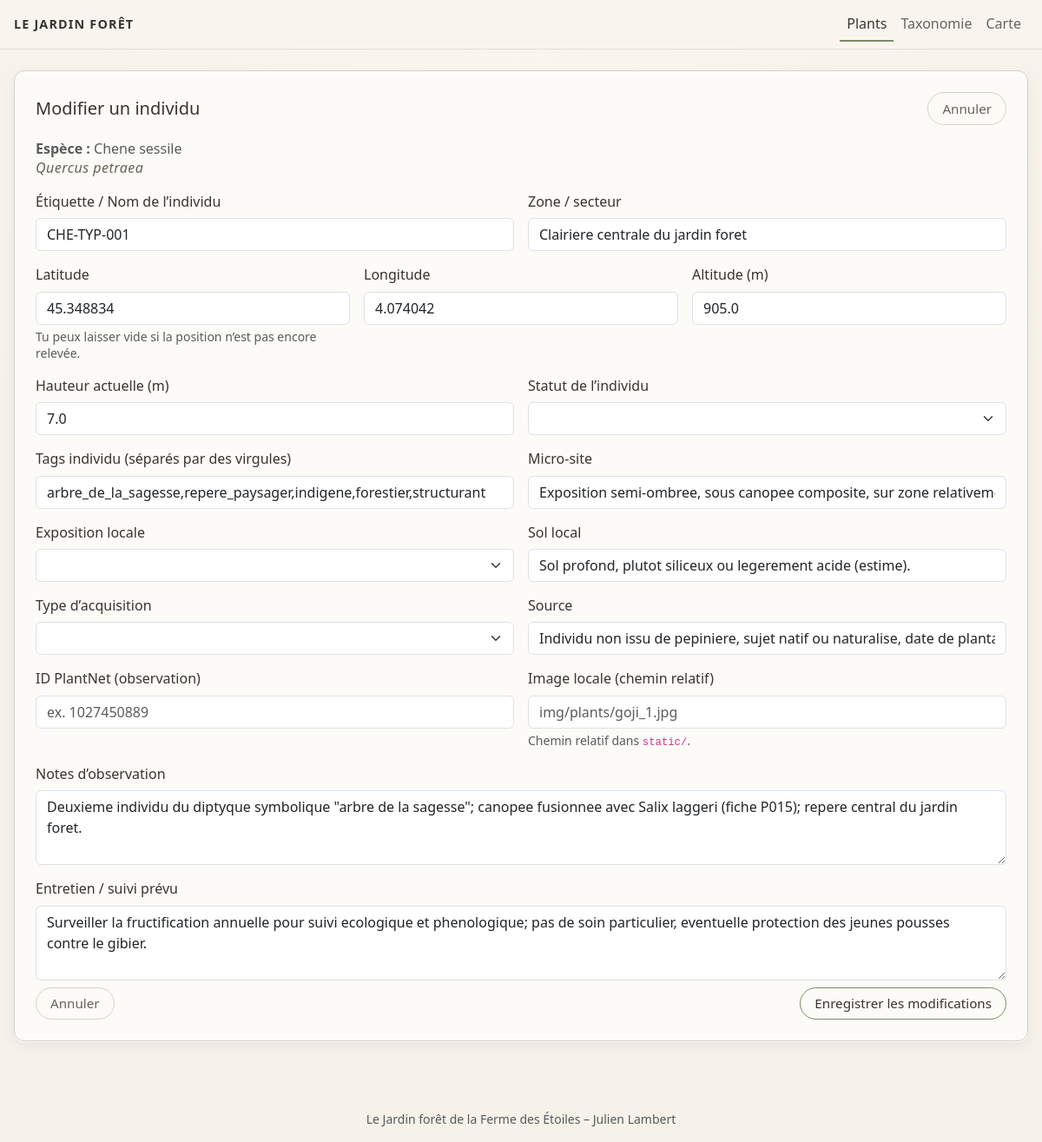
The app's page /plants/36/edit, older data.
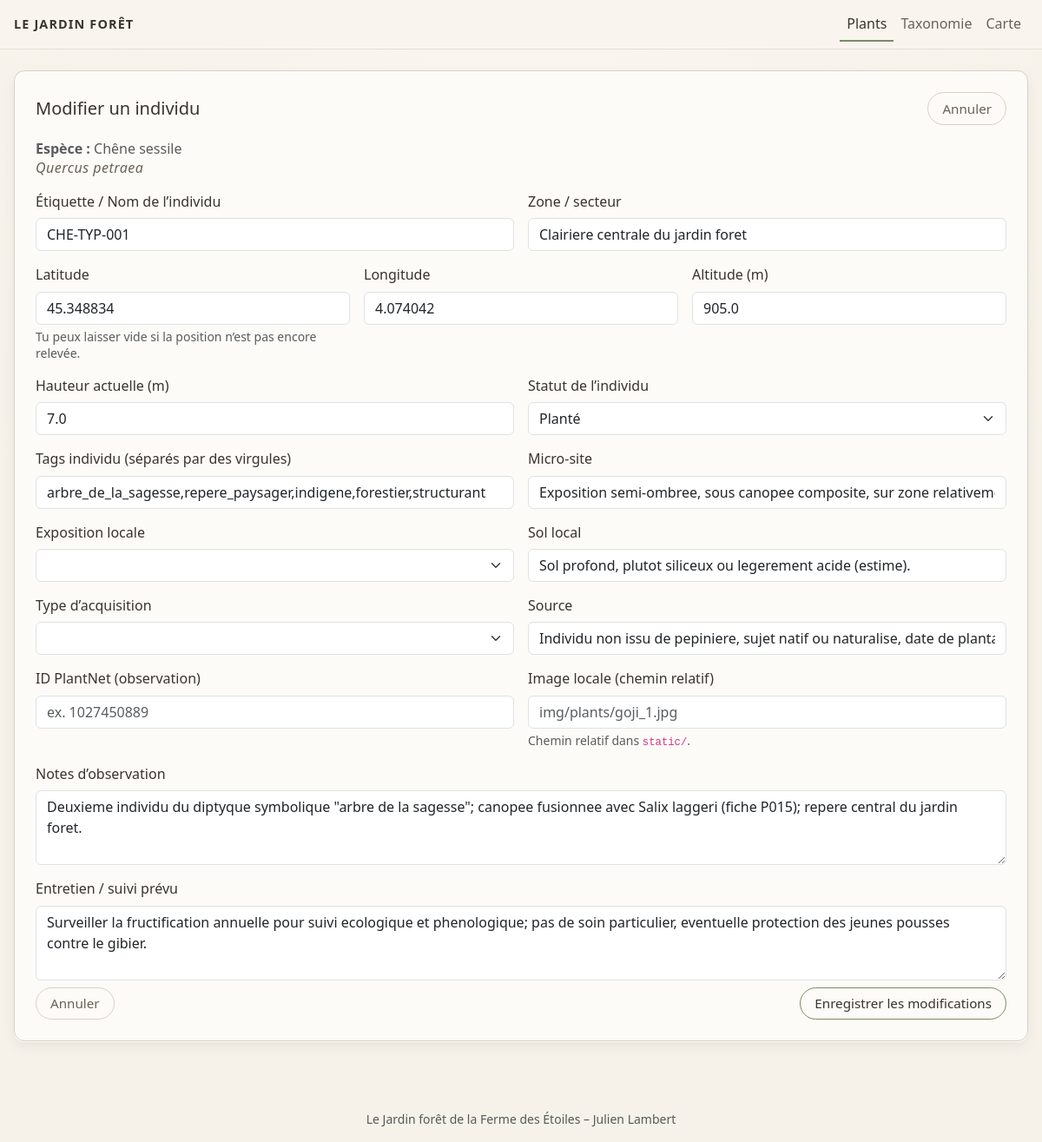
The same page, newer data.
### tables this page shows
CREATE TABLE species (
    id INTEGER PRIMARY KEY AUTOINCREMENT,
    common_name TEXT NOT NULL,
    variety_name TEXT,
    latin_name TEXT,
    family TEXT,
    genus TEXT,
    strata TEXT,
    tags TEXT,
    notes TEXT
, image_url TEXT, origin TEXT, plant_type TEXT, morphology TEXT, culture TEXT, uses TEXT, melliferous_level TEXT, ornamental_interest TEXT, lifespan_min INTEGER, lifespan_max INTEGER, height_min REAL, height_max REAL);

CREATE TABLE plants (
    id INTEGER PRIMARY KEY AUTOINCREMENT,
    species_id INTEGER NOT NULL,
    label TEXT,
    lat REAL,
    lon REAL,
    zone TEXT,
    planted_at DATE,
    notes TEXT, image_local TEXT, altitude REAL, tags TEXT, micro_site TEXT, exposure_local TEXT, soil_local TEXT, height_current REAL, acquisition_type TEXT, acquisition_source TEXT, plantnet_obs_id TEXT, status TEXT, care_notes TEXT, old_label TEXT, rootstock TEXT DEFAULT NULL,
    FOREIGN KEY (species_id) REFERENCES species(id)
);

### app.py (the view, shortened to what this page needs)
@app.route("/plants/<int:plant_id>/edit", methods=["GET", "POST"])
def plant_edit(plant_id):
    db = get_db()
    plant = db.execute(
        """
        SELECT
            plants.*,
            species.common_name,
            species.variety_name,
            species.latin_name
        FROM plants
        JOIN species ON plants.species_id = species.id
        WHERE plants.id = ?
        """,
        (plant_id,),
    ).fetchone()
    if plant is None:
        return "Individu introuvable", 404
    return render_template("plant_form.html", plant=plant)

### app.py (called while the page is built)
def get_db():
    if "db" not in g:
        g.db = sqlite3.connect(DB_PATH)
        g.db.row_factory = sqlite3.Row  # accès par nom de colonne
    return g.db

### templates/plant_form.html (shortened to what the changed rows need)
{% extends "base.html" %}
{% block content %}
<div class="shadow-soft p-3 p-md-4">
  <div class="d-flex justify-content-between align-items-center mb-3">
    <h1 class="h5 mb-0">Modifier un individu</h1>
    <a href="{{ url_for('plant_detail', plant_id=plant['id']) }}" class="btn btn-outline btn-sm">
    </a>
  </div>
  <p class="mb-3 text-muted">
    <strong>Espèce :</strong>
    {{ plant['common_name'] }}
    {% if plant['latin_name'] %}
      <br><span class="latin">{{ plant['latin_name'] }}</span>
    {% endif %}
  </p>
  <form method="post" class="row g-3">
    <div class="col-md-6">
      <label for="label" class="form-label">Étiquette / Nom de l’individu</label>
      <input
        type="text"
        name="label"
        id="label"
        class="form-control"
        value="{{ plant['label'] or '' }}"
        placeholder="Ex. GOJ-001, Poirier nord, Noyer sud…"
      >
    </div>
    <div class="col-md-6">
      <label for="zone" class="form-label">Zone / secteur</label>
      <input
        type="text"
        name="zone"
        id="zone"
        class="form-control"
        value="{{ plant['zone'] or '' }}"
        placeholder="Ex. A1, verger haut, haie est..."
      >
    </div>
    <div class="col-md-4">
      <label for="lat" class="form-label">Latitude</label>
      <input
        type="text"
        name="lat"
        id="lat"
        class="form-control"
        value="{{ plant['lat'] if plant['lat'] is not none else '' }}"
        placeholder="45.348751"
      >
      <div class="form-text">
        Tu peux laisser vide si la position n’est pas encore relevée.
      </div>
    </div>
    <div class="col-md-4">
      <label for="lon" class="form-label">Longitude</label>
      <input
        type="text"
        name="lon"
        id="lon"
        class="form-control"
        value="{{ plant['lon'] if plant['lon'] is not none else '' }}"
        placeholder="4.073198"
      >
    </div>
    <div class="col-md-4">
      <label for="altitude" class="form-label">Altitude (m)</label>
      <input
        type="text"
        name="altitude"
        id="altitude"
        class="form-control"
        value="{{ plant['altitude'] if plant['altitude'] is not none else '' }}"
        placeholder="905"
      >
    </div>
    <div class="col-md-6">
      <label for="height_current" class="form-label">Hauteur actuelle (m)</label>
      <input
        type="text"
        name="height_current"
        id="height_current"
        class="form-control"
        value="{{ plant['height_current'] if plant['height_current'] is not none else '' }}"
        placeholder="0.35"
      >
    </div>
    <div class="col-md-6">
      <label for="status" class="form-label">Statut de l’individu</label>
      {% set st = plant['status'] or '' %}
      <select name="status" id="status" class="form-select">
        <option value=""></option>
        {% for val,label in [
          ('planifié','Planifié'),
          ('planté','Planté'),
          ('en pépinière','En pépinière'),
          ('malade','Malade'),
          ('mort','Mort'),
          ('à déplacer','À déplacer')
        ] %}
          <option value="{{ val }}" {% if st == val %}selected{% endif %}>{{ label }}</option>
        {% endfor %}
      </select>
    </div>
    <div class="col-md-6">
      <label for="tags" class="form-label">Tags individu (séparés par des virgules)</label>
      <input
        type="text"
        name="tags"
        id="tags"
        class="form-control"
        value="{{ plant['tags'] or '' }}"
        placeholder="ex. haie,sec,expérimental…"
      >
    </div>
    <div class="col-md-6">
      <label for="micro_site" class="form-label">Micro-site</label>
      <input
        type="text"
        name="micro_site"
        id="micro_site"
        class="form-control"
        value="{{ plant['micro_site'] or '' }}"
        placeholder="bord de chemin, butte, cuvette, etc."
      >
    </div>
    <div class="col-md-6">
      {% set ex = plant['exposure_local'] or '' %}
    </div>
    <div class="col-md-6">
      <label for="soil_local" class="form-label">Sol local</label>
      <input
        type="text"
        name="soil_local"
        id="soil_local"
        class="form-control"
        value="{{ plant['soil_local'] or '' }}"
        placeholder="argilo-limoneux, caillouteux, etc."
      >
    </div>
    <div class="col-md-6">
      {% set atype = plant['acquisition_type'] or '' %}
    </div>
    <div class="col-md-6">
      <label for="acquisition_source" class="form-label">Source</label>
      <input
        type="text"
        name="acquisition_source"
        id="acquisition_source"
        class="form-control"
        value="{{ plant['acquisition_source'] or '' }}"
        placeholder="Ex. voisine du Nevet, pépinière X…"
      >
    </div>
    <div class="col-md-6">
    </div>
    <div class="col-md-6">
    </div>
    <div class="col-12">
      <label for="notes" class="form-label">Notes d’observation</label>
      <textarea
        name="notes"
        id="notes"
        rows="3"
        class="form-control"
        placeholder="Remarques, vigueur, aspect du feuillage, etc."
      >{{ plant['notes'] or '' }}</textarea>
    </div>
    <div class="col-12">
      <label for="care_notes" class="form-label">Entretien / suivi prévu</label>
      <textarea
        name="care_notes"
        id="care_notes"
        rows="3"
        class="form-control"
        placeholder="Paillage conseillé, arrosage, protection hivernale, etc."
      >{{ plant['care_notes'] or '' }}</textarea>
    </div>
    <div class="col-12 d-flex justify-content-between align-items-center mt-2">
    </div>
  </form>
</div>
{% endblock %}

Row changes from the older to the newer data that the page shows:
changed species "Quercus petraea": common_name "Chene sessile" → "Chêne sessile"
changed plants "CHE-TYP-001": status (not shown) → "Planté"
